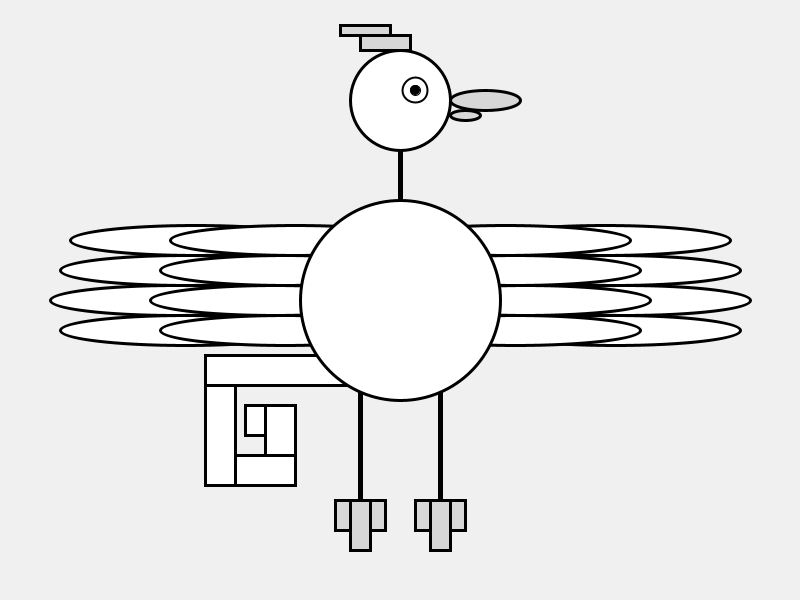
Frame 1 (no input)
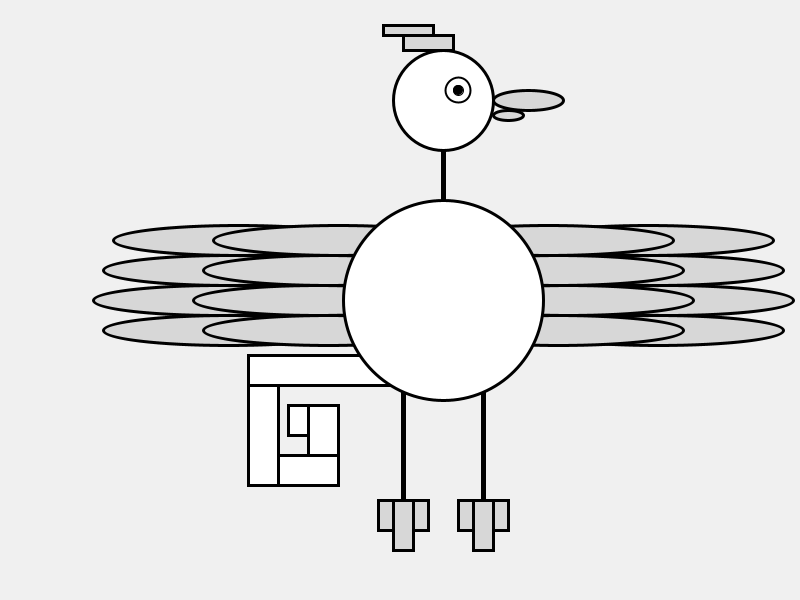
Frame 60 (the mouse pressed at the canvas centre just before this capture)
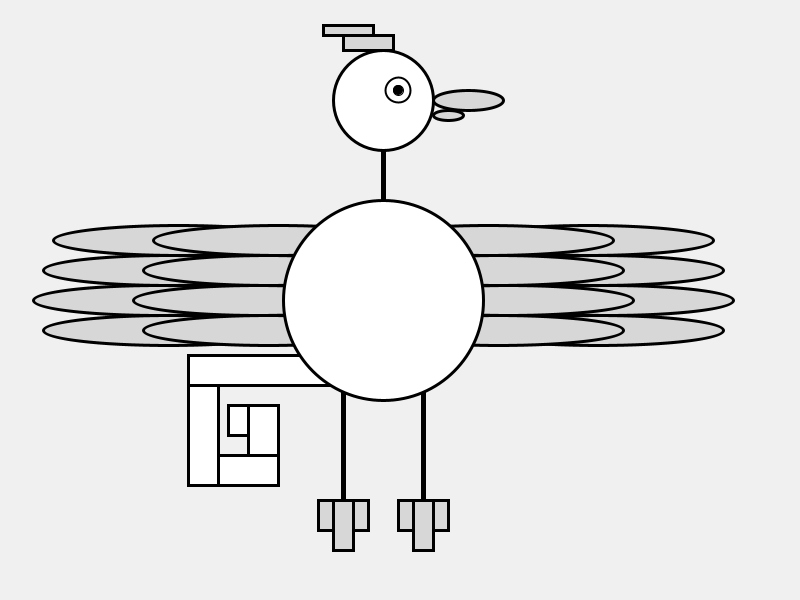
Frame 120 (the mouse held since frame 60 and released just before this capture)

The Processing sketch that drew these frames (run headless with seeded random() and noise(); from frame 60 on, the mouse is pressed at the canvas centre):

// Processing sketch: processing_51284
// ── processing_51284.pde

//Tracy Carlin
//January 28,2012
//Week 3 - Conditionals and Iterations
//size(x,y)
float heartX=400.0;
float heartY=300.0;
float rightTip=heartX+225+125;
float leftTip=heartX-225-125;
float speed = 1.0;
int direction = 1;

void setup() {
  size(800, 600);
  smooth();
}

void draw() {

  //desired color = red
  //fill(255,0,0);

  background(240);
  //left wings - original layer
  strokeWeight(3);
  ellipse(heartX-225, heartY, 250, 30);
  ellipse(heartX-215, heartY-30, 250, 30);
  ellipse(heartX-215, heartY+30, 250, 30);
  ellipse(heartX-205, heartY-60, 250, 30);

  //left wings - new layer
  strokeWeight(3);
  ellipse(heartX-125, heartY, 250, 30);
  ellipse(heartX-115, heartY-30, 250, 30);
  ellipse(heartX-115, heartY+30, 250, 30);
  ellipse(heartX-105, heartY-60, 250, 30);

  //each "feather" is 30 pix wide, 250 px long, 30 px apart veritcally and offset by about 10 px

  strokeWeight(3);
  //right wings - original layer
  ellipse(heartX+225, heartY, 250, 30);
  ellipse(heartX+215, heartY-30, 250, 30);
  ellipse(heartX+215, heartY+30, 250, 30);
  ellipse(heartX+205, heartY-60, 250, 30);

  //right wings - new layer
  ellipse(heartX+125, heartY, 250, 30);
  ellipse(heartX+115, heartY-30, 250, 30);
  ellipse(heartX+115, heartY+30, 250, 30);
  ellipse(heartX+105, heartY-60, 250, 30);

  //neck

  strokeWeight(5);
  line(heartX, heartY-100, heartX, heartY-200);

  //legs
  line(heartX-40, heartY-50, heartX-40, heartY+200);
  line(heartX+40, heartY-50, heartX+40, heartY+200);

  //feet - left
  strokeWeight(3);
  fill(215);
  rect(heartX-50, heartY+200, 20, 50);
  rect(heartX-65, heartY+200, 15, 30);
  rect(heartX-30, heartY+200, 15, 30);

  //feet - right
  rect(heartX+30, heartY+200, 20, 50);
  rect(heartX+15, heartY+200, 15, 30);
  rect(heartX+50, heartY+200, 15, 30);

  //tail
  fill(255);
  rect(heartX-195, heartY+55, 150, 30);
  //plume one
  rect(heartX-195, heartY+85, 30, 100);
  //plume two
  rect(heartX-165, heartY+155, 60, 30);
  //plume 3
  rect(heartX-135, heartY+105, 30, 50);
  //final plume
  rect(heartX-155, heartY+105, 20, 30);

  //body
  //desired color = red
  fill(255);
  //fill(255,0,0);
  strokeWeight(3);
  ellipse(heartX, heartY, 200, 200);

  //crest
  strokeWeight(3);
  fill(215);
  rect(heartX-40, heartY-265, 50, 15);
  rect(heartX-60, heartY-275, 50, 10);

  //head (main)
  fill(255);
  strokeWeight(3);
  ellipse(heartX, heartY-200, 100, 100);

  //eyeball
  strokeWeight(2);
  //fill(0,255,0);
  //it's blue because I say so
  ellipse(heartX+15, heartY-210, 25, 25);
  //eye - pupil
  strokeWeight(1);
  fill(0);
  ellipse(heartX+15, heartY-210, 10, 10);

  //beak (upper)
  strokeWeight(3);
  fill(215);
  ellipse(heartX+85, heartY-200, 70, 20);

  //beak (lower)
  ellipse(heartX+65, heartY-185, 30, 10);
  strokeWeight(3);
heartX+=speed*direction; //from processing pg. 280, 
//we are adding 1 to the heartx value and multiplying it by the direction
// the direction changes thanks to the if statement
  //to get the bird to the right, 
  //the "heart" must be on the right side of the screen AND
  //and the tips should just touch the sides
  if ((heartX+350>width) || (heartX-350<0)) { //this if statement moves the bird to the right 
    //until the tips hit the side of the screen
    direction = -direction; //makes the value of direction positive or negative only when wing tips go beyond the bounds of the screen 
  } 
  
}
